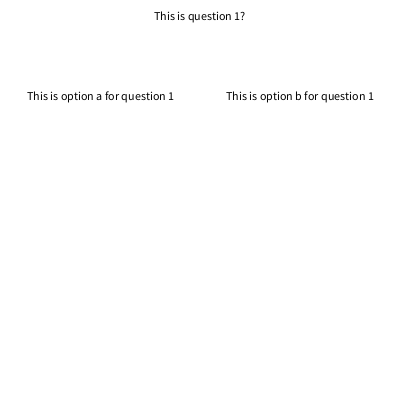
Frame 1 (no input)
Frame 60 (the mouse pressed at the canvas centre just before this capture): identical to frame 1, image omitted
Frame 120 (the mouse held since frame 60 and released just before this capture): identical to frame 1, image omitted

The Processing sketch that drew this single still picture (run headless with seeded random() and noise(); from frame 60 on, the mouse is pressed at the canvas centre):

// Processing sketch: simple_quiz
// ── simple_quiz.pde
int counter = 0;
int clickeda = 0;
int clickedb = 0;
boolean clicked_either = false;

String[] question = {
  "This is question 1?", 
  "This is question 2?", 
  "This is question 3?", 
  "This is question 4?", 
  "This is question 5?"
};

String[] optionA = {
  "This is option a for question 1", 
  "This is option a for question 2", 
  "This is option a for question 3", 
  "This is option a for question 4", 
  "This is option a for question 5"
};

String[] optionB = {
  "This is option b for question 1", 
  "This is option b for question 2", 
  "This is option b for question 3", 
  "This is option b for question 4", 
  "This is option b for question 5"
};


void setup() {
  size(400, 400);
  textAlign(CENTER);
  fill(0);
}

void draw() {
  background(255);
  if (counter < 5) {
    text(question[counter], width/2, 20); 
    text(optionA[counter], 100, 100);
    text(optionB[counter], 300, 100);
    if (clicked_either) {
      drawConfirm();
    }
  } 
  else {
    background(255);
    text("ALL DONE!", width/2, 100);
    text("Option A clicked " + clickeda + " times", width/2, 250);
    text("Option B clicked " + clickedb + " times", width/2, 300);
  }
}

void mousePressed() {
  if (!clicked_either) {
    if ((mouseX > 20) && (mouseX < 200) && (mouseY > 50) && (mouseY < 150)) {
      clickeda++;
      clicked_either = true;
    }

    if ((mouseX > 220) && (mouseX < 380) && (mouseY > 50) && (mouseY < 150)) {
      clickedb++;
      clicked_either = true;
    }
  }

  if (clicked_either) {
    if ((mouseX > 300) && (mouseX < 400) && (mouseY > 300) && (mouseY < 400)) {
      counter++;
      clicked_either = false;
    }
  }
}

void drawConfirm() {
  text("NEXT!", 350, 350);
}
